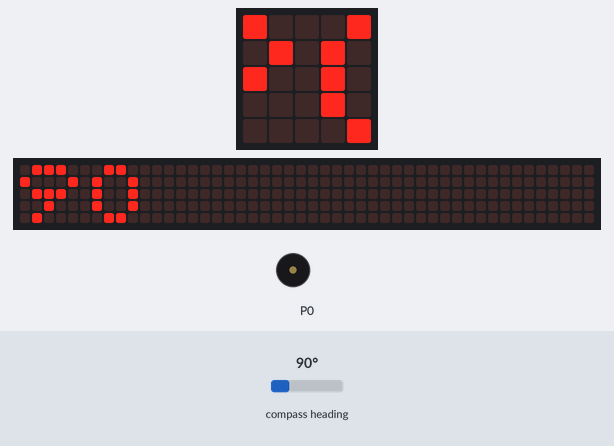
The program below on a simulated BBC micro:bit (MakeCode). Parts: the board's 5×5 LED display, a strip that is not on the board, showing the scrolling text unrolled, buzzer (waves = sounding). The test bench sets the inputs (shaded band); at power-on: compass heading 90°. The 48×5 strip is a reading aid, not a part: it shows the text the display is scrolling, unrolled, one strip-width of it at a time; the compass is already calibrated.

Above: at 1.27 s.
1.3 s: compass heading set to 7°
At 4.7 s:
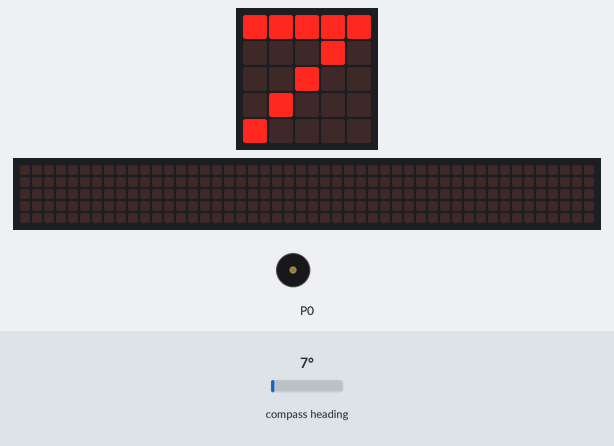
4.9 s: compass heading set to 90°
At 5.17 s:
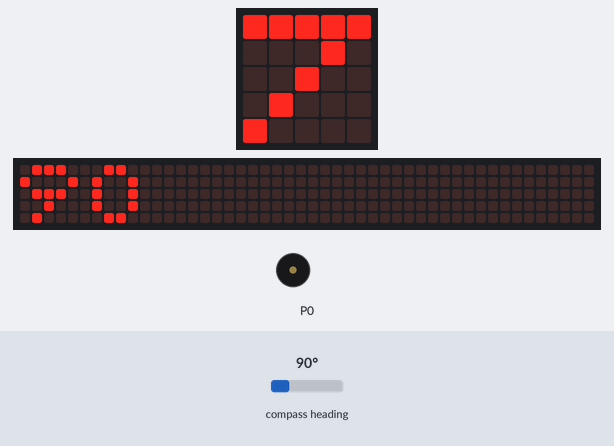
6.5 s: compass heading set to 180°
At 11.19 s:
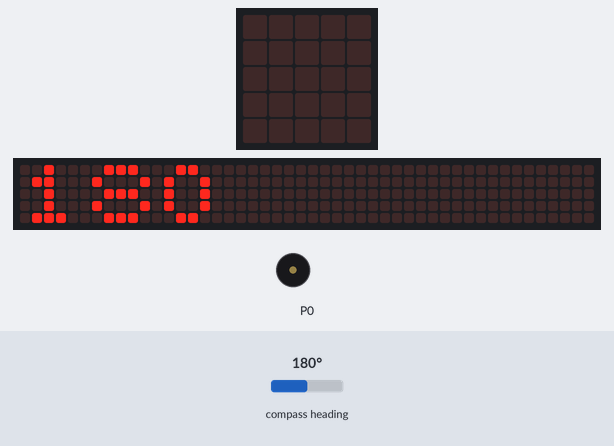
Timing chart, 0 to 12.7 s (numbered marks = the images above; inputs shaded):
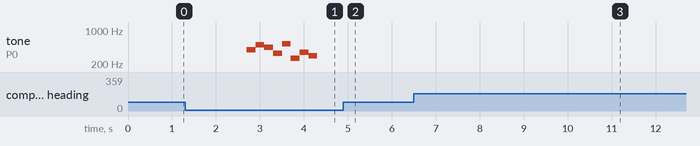

Measured:
- after the input at 1.3 s, tone on P0: plays 392 Hz for 0.20 s, 494 Hz for 0.20 s, 440 Hz for 0.20 s, 330 Hz for 0.20 s, 523 Hz for 0.20 s, 262 Hz for 0.20 s … (8 notes in this stretch), starting after 1.4 s
- after the input at 4.9 s, tone on P0: stops changing and stays silent; the display: changes after 0.20 s (image 2)
- what the display in image 3 shows lasts 0.4 s, from 11.0 s to 11.4 s

The program:

main.ts
```typescript
basic.forever(function () {
    basic.showNumber(input.compassHeading())
    if (input.compassHeading() < 45 || input.compassHeading() > 315) {
        music.playMelody("G B A E C5 C F D ", 301)
    } else {
        music.stopMelody(MelodyStopOptions.All)
    }
})
basic.forever(function () {

})
```

test.ts
```typescript
// aquí va el archivo "tests"; esto no se compilará cuando este paquete se utilice como una extensión.
```
